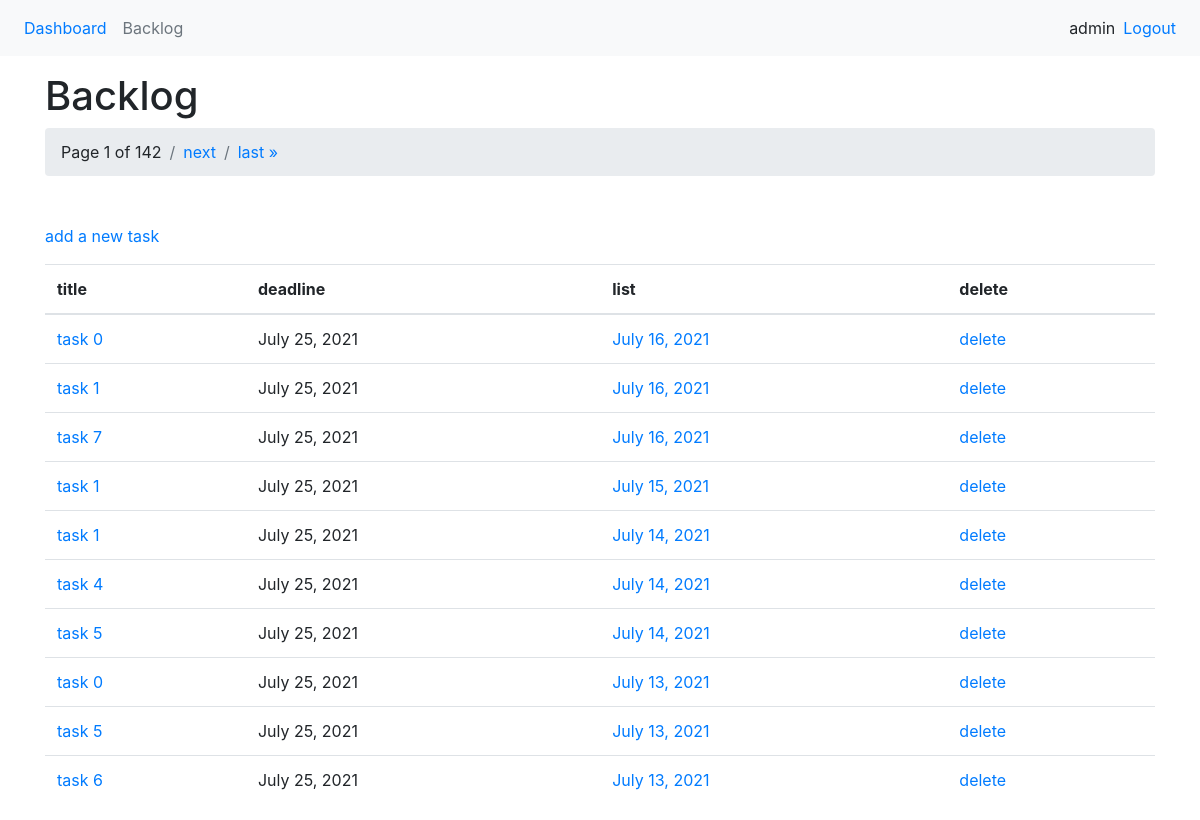
The page /backlog/ (signed in) on the database as committed earlier.
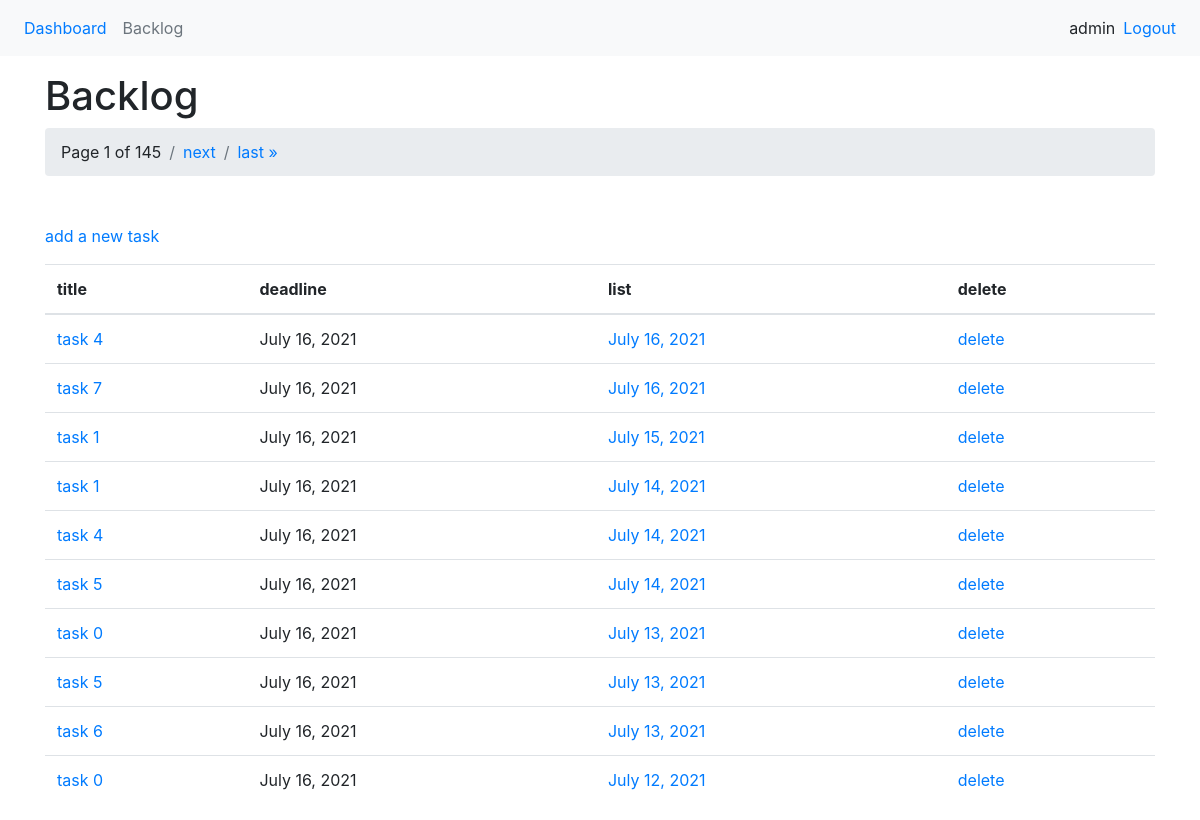
The same page on the database as committed later.
### tasks/models.py (models this page shows, shortened)
class Task(models.Model):
    user = models.ForeignKey(User, on_delete=models.CASCADE)
    title = models.CharField(max_length=200)
    description = models.TextField(null=True, blank=True)
    comment = models.TextField(null=True, blank=True)
    status = models.BooleanField(default=False)
    created_at = models.DateTimeField(auto_now_add=True)
    difficulty = models.IntegerField(default=1)
    moved_number = models.IntegerField(default=0)
    modified_at = models.DateTimeField(auto_now=True)
    deadline = models.DateField(default=timezone.now)
    task_list = models.ForeignKey(List, on_delete=models.CASCADE, related_name='tasks', null=True, blank=True)
    class Meta:
        ordering = ['deadline']

### dashboard/models.py (models this page shows, shortened)
class List(models.Model):
    user = models.ForeignKey(User, on_delete=models.CASCADE)
    status = models.BooleanField(default=False)
    date = models.DateField(auto_now_add=False)
    class Meta:
        ordering = ['-date']

### dashboard/views.py (the view)
# urls.py: path('backlog/', BacklogView.as_view(), name='backlog'),
class BacklogView(LoginRequiredMixin, ListView):
    model = Task
    context_object_name = 'tasks'
    template_name = 'dashboard/backlog.html'
    paginate_by = 10
    def get_queryset(self):
        queryset = super(BacklogView, self).get_queryset()
        queryset = queryset.filter(user=self.request.user, status=False)
        return queryset

### dashboard/templates/dashboard/backlog.html
{% extends 'base.html' %}
{% block backlog_class %}disabled{% endblock backlog_class %}
{% block content %}
    <h1>Backlog</h1>
    {% include 'pagination.html' %}
    <div class="mt-5">
        <a href="{% url 'task-create' %}?next={{ request.path|urlencode }}">add a new task</a>
        <table class="table table-hover mt-3">
            <thead>
                <tr>
                    <th>title</th>
                    <th>deadline</th>
                    <th>list</th>
                    <th>delete</th>
                </tr>
            </thead>
            <tbody>
                {% for task in tasks %}
                    <tr>
                        <td>
                            <a href="{% url 'task-update' task.id %}">{{ task.title }}</a>
                        </td>
                        <td>{{ task.deadline }}</td>
                        <td>
                            {% if task.task_list %}
                                <a href="{% url 'tasks' task.task_list.id%}">{{ task.task_list.date }}</a>
                            {% else %}
                                {{ task.task_list }}
                            {% endif %}
                        </td>
                        <td>
                            <a href="{% url 'task-delete' task.id%}?next={{ request.path|urlencode }}">delete</a>
                        </td>
                    </tr>
                {% endfor %}
            </tbody>
        </table>
    </div>
{% endblock content %}

Rows that differ between the two databases and show on the page:
removed Task: title "task 0", deadline "July 25, 2021", task_list "July 16, 2021"
removed Task: title "task 1", deadline "July 25, 2021", task_list "July 16, 2021"
now on this page (row edited): Task: title "task 4", deadline "July 16, 2021", task_list "July 16, 2021"
changed Task "task 7": deadline "July 25, 2021" → "July 16, 2021"
changed Task "July 15, 2021": deadline "July 25, 2021" → "July 16, 2021"
changed Task (number 4 of 10 on the later page): deadline "July 25, 2021" → "July 16, 2021"
changed Task (number 5 of 10 on the later page): deadline "July 25, 2021" → "July 16, 2021"
changed Task (number 6 of 10 on the later page): deadline "July 25, 2021" → "July 16, 2021"
changed Task (number 7 of 10 on the later page): deadline "July 25, 2021" → "July 16, 2021"
changed Task (number 8 of 10 on the later page): deadline "July 25, 2021" → "July 16, 2021"
changed Task "task 6": deadline "July 25, 2021" → "July 16, 2021"
now on this page (row edited): Task: title "task 0", deadline "July 16, 2021", task_list "July 12, 2021"
Other text that changed with them:
{{ page_obj.paginator.num_pages }}: "142" → "145"
